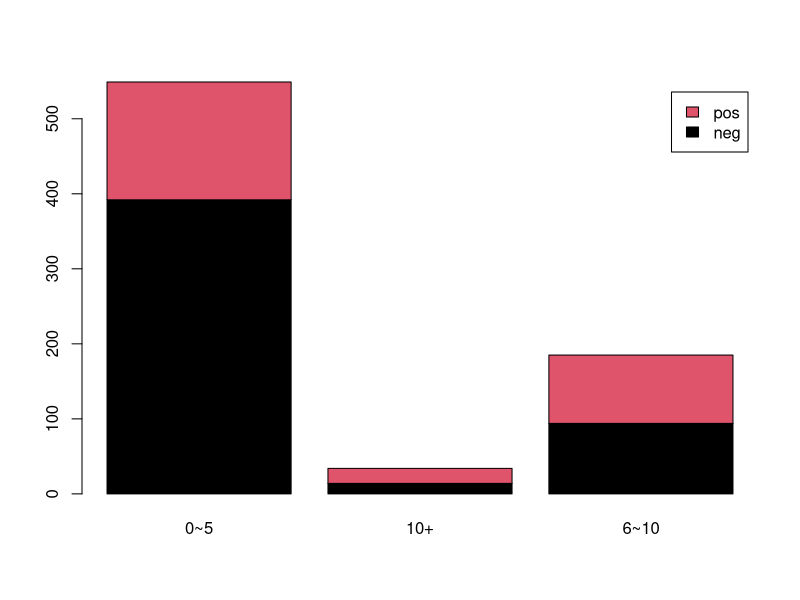

Source code (R):
pima <- read.csv('./data/pima2.csv', header = T)

classify <- function(pregnant) {
    if (pregnant <= 5) {
        return('0~5')
    }else if (6 <= pregnant && pregnant <= 10) {
        return('6~10')
    }else {
        return('10+')
    }
}

pima$pregnant <- unlist(lapply(pima$pregnant, classify))
tbl <- table(pima$pregnant, pima$diabetes)
tbl
barplot(t(tbl), col = 1:2, legend = colnames(tbl))